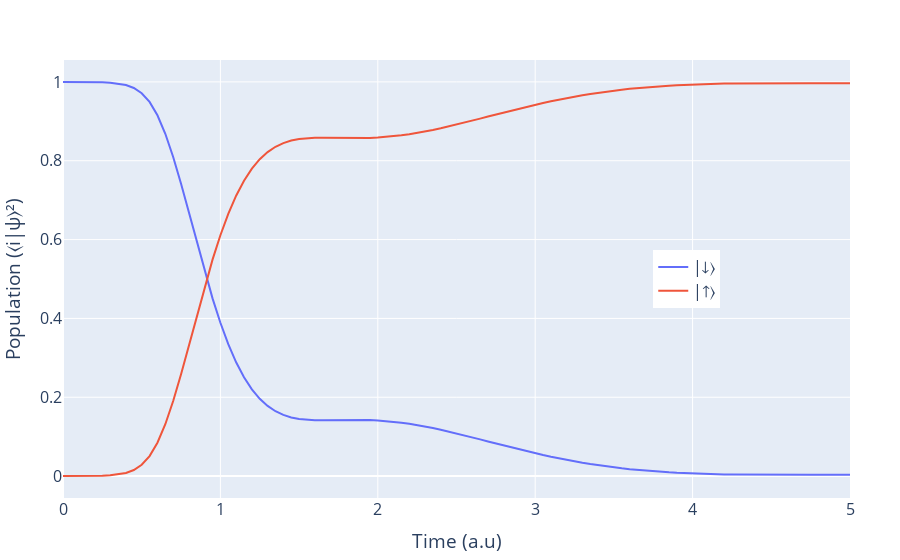

Write notebook code for a chart like this one.
### Code cell
f = plot(
    [
        scatter(x=tout, y=real(expect(dm(spindown(bs)), psit)), name="|↓⟩")
        scatter(x=tout, y=real(expect(dm(spinup(bs)), psit)), name="|↑⟩")
    ],
    Layout(
        xaxis_title_text="Time (a.u)",
        yaxis_title_text="Population (⟨i|ψ⟩²)",
        legend=attr(x=0.75, y=0.5),
        font=attr(
            size=16
        )
     )
)
